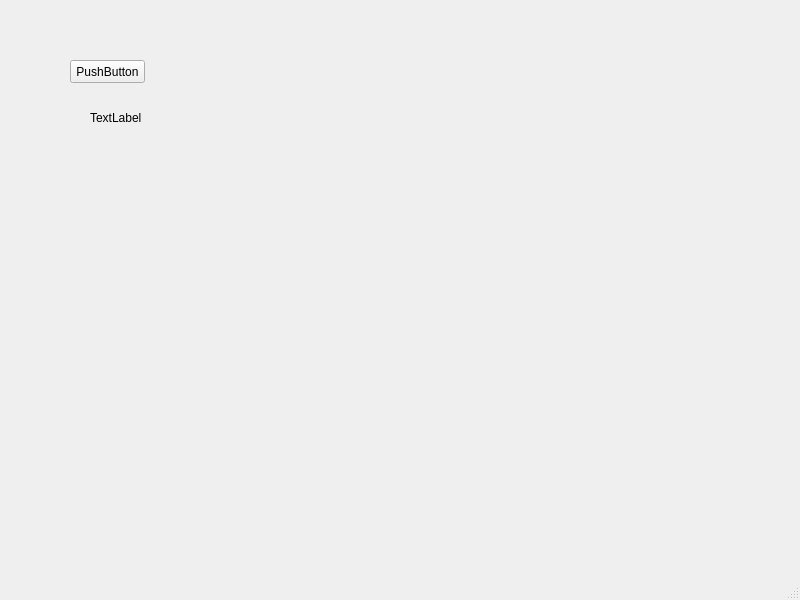
<?xml version="1.0" encoding="UTF-8"?>
<ui version="4.0">
 <class>MainWindow</class>
 <widget class="QMainWindow" name="MainWindow">
  <property name="geometry">
   <rect>
    <x>0</x>
    <y>0</y>
    <width>800</width>
    <height>600</height>
   </rect>
  </property>
  <property name="windowTitle">
   <string>MainWindow</string>
  </property>
  <widget class="QWidget" name="centralwidget">
   <widget class="QPushButton" name="pushButton">
    <property name="geometry">
     <rect>
      <x>70</x>
      <y>60</y>
      <width>75</width>
      <height>23</height>
     </rect>
    </property>
    <property name="text">
     <string>PushButton</string>
    </property>
   </widget>
   <widget class="QLabel" name="label">
    <property name="geometry">
     <rect>
      <x>90</x>
      <y>110</y>
      <width>151</width>
      <height>16</height>
     </rect>
    </property>
    <property name="text">
     <string>TextLabel</string>
    </property>
   </widget>
  </widget>
  <widget class="QMenuBar" name="menubar">
   <property name="geometry">
    <rect>
     <x>0</x>
     <y>0</y>
     <width>800</width>
     <height>21</height>
    </rect>
   </property>
  </widget>
  <widget class="QStatusBar" name="statusbar"/>
 </widget>
 <resources/>
 <connections/>
</ui>
